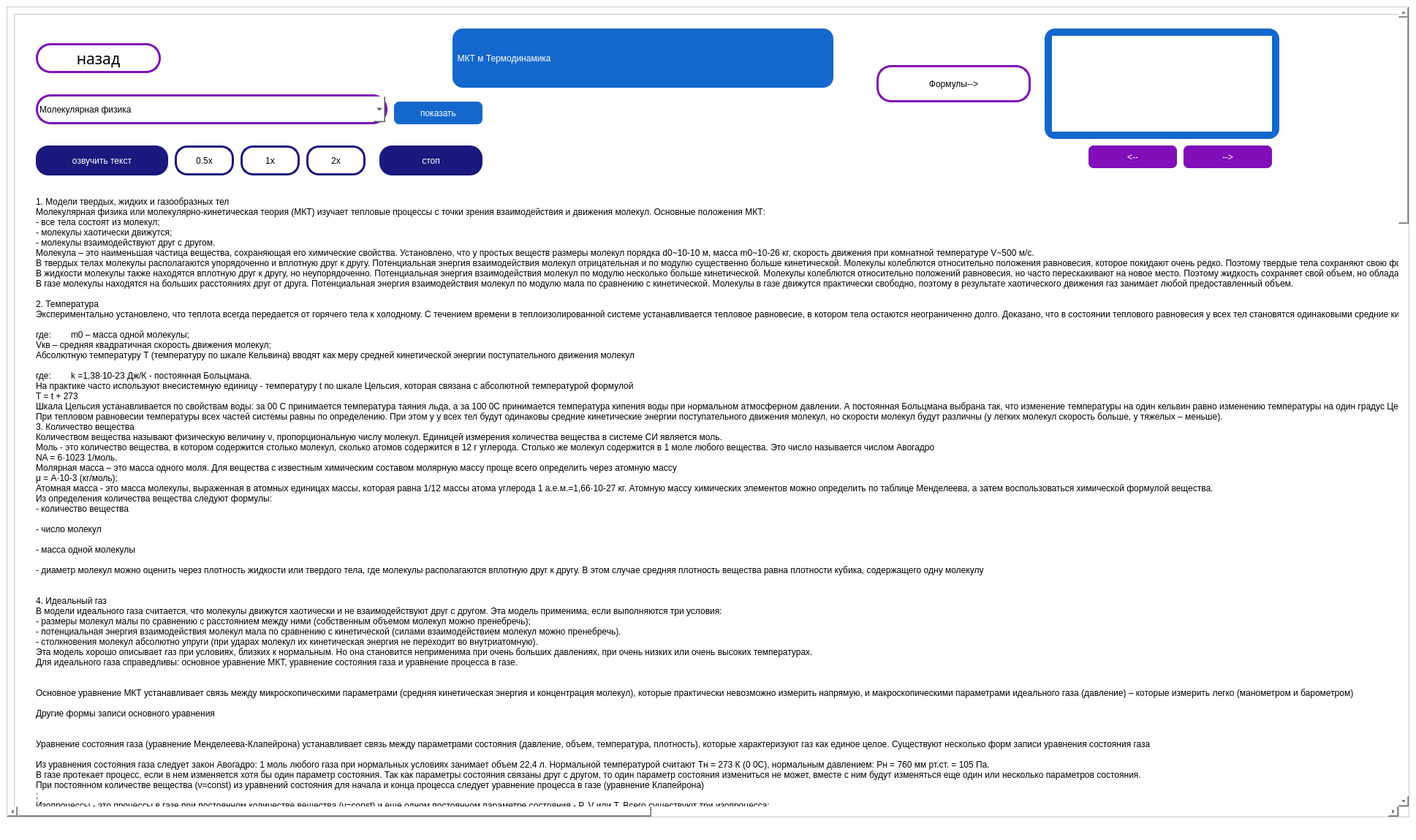
<?xml version="1.0" encoding="UTF-8"?>
<ui version="4.0">
 <class>MainWindow</class>
 <widget class="QMainWindow" name="MainWindow">
  <property name="geometry">
   <rect>
    <x>0</x>
    <y>0</y>
    <width>1937</width>
    <height>1149</height>
   </rect>
  </property>
  <property name="windowTitle">
   <string>MainWindow</string>
  </property>
  <property name="styleSheet">
   <string notr="true">background-color: rgb(255, 255, 255);</string>
  </property>
  <widget class="QWidget" name="centralwidget">
   <property name="styleSheet">
    <string notr="true"/>
   </property>
   <layout class="QVBoxLayout" name="verticalLayout">
    <item>
     <widget class="QScrollArea" name="scrollArea">
      <property name="styleSheet">
       <string notr="true">QSCrollBar:vertical{
	boder:none;
	
	background-color: rgb(255, 239, 112);
	width: 14px;
	margin: 15px 0 15px 0;
	boder-radius: 0px;
}
QScrollBar::handle:vertical{
	background-color: rgb(86, 34, 103);
	min-height: 30px;
	border-radius: 7px;
}

QScrollBar::handle:vertical:hoverl{
	
	background-color: rgb(255, 85, 127);
}

QScrollBar::handle:vertical:pressed{
	
	background-color: rgb(55, 115, 255);
}

</string>
      </property>
      <property name="widgetResizable">
       <bool>true</bool>
      </property>
      <widget class="QWidget" name="scrollAreaWidgetContents">
       <property name="geometry">
        <rect>
         <x>0</x>
         <y>0</y>
         <width>5018</width>
         <height>5018</height>
        </rect>
       </property>
       <layout class="QVBoxLayout" name="verticalLayout_2">
        <item>
         <widget class="QFrame" name="frame">
          <property name="minimumSize">
           <size>
            <width>5000</width>
            <height>5000</height>
           </size>
          </property>
          <property name="styleSheet">
           <string notr="true"/>
          </property>
          <property name="frameShape">
           <enum>QFrame::StyledPanel</enum>
          </property>
          <property name="frameShadow">
           <enum>QFrame::Raised</enum>
          </property>
          <widget class="QLabel" name="logoLabel">
           <property name="geometry">
            <rect>
             <x>220</x>
             <y>30</y>
             <width>321</width>
             <height>71</height>
            </rect>
           </property>
           <property name="text">
            <string/>
           </property>
          </widget>
          <widget class="QPushButton" name="backButton">
           <property name="geometry">
            <rect>
             <x>30</x>
             <y>40</y>
             <width>171</width>
             <height>41</height>
            </rect>
           </property>
           <property name="font">
            <font>
             <family>Sitka Text Semibold</family>
             <pointsize>16</pointsize>
             <weight>7</weight>
             <italic>false</italic>
             <bold>false</bold>
            </font>
           </property>
           <property name="styleSheet">
            <string notr="true">background-color: rgba(255, 255, 255);
color: rgb(0, 0, 0);
border-color: rgb(255, 255, 255);
font: 63 16pt &quot;Sitka Text Semibold&quot;;
border-radius: 20px;

border-width:3px;
border-style: solid;
border-color:  rgb(128, 15, 184);</string>
           </property>
           <property name="text">
            <string>назад</string>
           </property>
          </widget>
          <widget class="QLabel" name="label">
           <property name="geometry">
            <rect>
             <x>600</x>
             <y>20</y>
             <width>521</width>
             <height>81</height>
            </rect>
           </property>
           <property name="styleSheet">
            <string notr="true">font: 63 30pt &quot;Sitka Text Semibold&quot;;
background-color: rgb(20, 103, 204);
color: rgb(255, 255, 255);
	border-radius: 14px;</string>
           </property>
           <property name="text">
            <string>  МКТ м Термодинамика</string>
           </property>
          </widget>
          <widget class="QComboBox" name="comboBox">
           <property name="geometry">
            <rect>
             <x>30</x>
             <y>110</y>
             <width>481</width>
             <height>41</height>
            </rect>
           </property>
           <property name="styleSheet">
            <string notr="true">background-color: rgba(255, 255, 255);
color: rgb(0, 0, 0);
border-color: rgb(255, 255, 255);
font: 63 14pt &quot;Sitka Text Semibold&quot;;
border-radius: 20px;

border-width:3px;
border-style: solid;
border-color:  rgb(128, 15, 184);</string>
           </property>
           <item>
            <property name="text">
             <string>Молекулярная физика</string>
            </property>
           </item>
           <item>
            <property name="text">
             <string>Термодинамика</string>
            </property>
           </item>
          </widget>
          <widget class="QPushButton" name="showButton">
           <property name="geometry">
            <rect>
             <x>520</x>
             <y>120</y>
             <width>121</width>
             <height>31</height>
            </rect>
           </property>
           <property name="styleSheet">
            <string notr="true">font: 63 14pt &quot;Sitka Text Semibold&quot;;
background-color: rgb(20, 103, 204);
color: rgb(255, 255, 255);
border-radius: 7px;</string>
           </property>
           <property name="text">
            <string>показать</string>
           </property>
          </widget>
          <widget class="QLabel" name="textLabel">
           <property name="geometry">
            <rect>
             <x>30</x>
             <y>250</y>
             <width>3351</width>
             <height>4051</height>
            </rect>
           </property>
           <property name="styleSheet">
            <string notr="true">font: 12pt &quot;Palatino Linotype&quot;;</string>
           </property>
           <property name="text">
            <string>1. Модели твердых, жидких и газообразных тел
Молекулярная физика или молекулярно-кинетическая теория (МКТ) изучает тепловые процессы с точки зрения взаимодействия и движения молекул. Основные положения МКТ:
- все тела состоят из молекул;
- молекулы хаотически движутся;
- молекулы взаимодействуют друг с другом.
Молекула – это наименьшая частица вещества, сохраняющая его химические свойства. Установлено, что у простых веществ размеры молекул порядка d0~10-10 м, масса m0~10-26 кг, скорость движения при комнатной температуре V~500 м/с.
В твердых телах молекулы располагаются упорядоченно и вплотную друг к другу. Потенциальная энергия взаимодействия молекул отрицательная и по модулю существенно больше кинетической. Молекулы колеблются относительно положения равновесия, которое покидают очень редко. Поэтому твердые тела сохраняют свою форму и объем.
В жидкости молекулы также находятся вплотную друг к другу, но неупорядоченно. Потенциальная энергия взаимодействия молекул по модулю несколько больше кинетической. Молекулы колеблются относительно положений равновесия, но часто перескакивают на новое место. Поэтому жидкость сохраняет свой объем, но обладает текучестью – она принимает форму того сосуда, в котором находится.
В газе молекулы находятся на больших расстояниях друг от друга. Потенциальная энергия взаимодействия молекул по модулю мала по сравнению с кинетической. Молекулы в газе движутся практически свободно, поэтому в результате хаотического движения газ занимает любой предоставленный объем.

2. Температура
Экспериментально установлено, что теплота всегда передается от горячего тела к холодному. С течением времени в теплоизолированной системе устанавливается тепловое равновесие, в котором тела остаются неограниченно долго. Доказано, что в состоянии теплового равновесия у всех тел становятся одинаковыми средние кинетические энергии поступательного движения молекул

где:	m0 – масса одной молекулы;
Vкв – средняя квадратичная скорость движения молекул;
Абсолютную температуру Т (температуру по шкале Кельвина) вводят как меру средней кинетической энергии поступательного движения молекул

где:	k =1,38·10-23 Дж/К - постоянная Больцмана.
На практике часто используют внесистемную единицу - температуру t по шкале Цельсия, которая связана с абсолютной температурой формулой
T = t + 273
Шкала Цельсия устанавливается по свойствам воды: за 00 С принимается температура таяния льда, а за 100 0С принимается температура кипения воды при нормальном атмосферном давлении. А постоянная Больцмана выбрана так, что изменение температуры на один кельвин равно изменению температуры на один градус Цельсия  ΔT =Δt.
При тепловом равновесии температуры всех частей системы равны по определению. При этом у у всех тел будут одинаковы средние кинетические энергии поступательного движения молекул, но скорости молекул будут различны (у легких молекул скорость больше, у тяжелых – меньше).
3. Количество вещества
Количеством вещества называют физическую величину ν, пропорциональную числу молекул. Единицей измерения количества вещества в системе СИ является моль.
Моль - это количество вещества, в котором содержится столько молекул, сколько атомов содержится в 12 г углерода. Столько же молекул содержится в 1 моле любого вещества. Это число называется числом Авогадро
NA = 6·1023 1/моль.
Молярная масса – это масса одного моля. Для вещества с известным химическим составом молярную массу проще всего определить через атомную массу
μ = А·10-3 (кг/моль);
Атомная масса - это масса молекулы, выраженная в атомных единицах массы, которая равна 1/12 массы атома углерода 1 а.е.м.=1,66·10-27 кг. Атомную массу химических элементов можно определить по таблице Менделеева, а затем воспользоваться химической формулой вещества.
Из определения количества вещества следуют формулы:
- количество вещества
		
- число молекул
		
- масса одной молекулы 
		
- диаметр молекул можно оценить через плотность жидкости или твердого тела, где молекулы располагаются вплотную друг к другу. В этом случае средняя плотность вещества равна плотности кубика, содержащего одну молекулу
		

4. Идеальный газ
В модели идеального газа считается, что молекулы движутся хаотически и не взаимодействуют друг с другом. Эта модель применима, если выполняются три условия:
- размеры молекул малы по сравнению с расстоянием между ними (собственным объемом молекул можно пренебречь);
- потенциальная энергия взаимодействия молекул мала по сравнению с кинетической (силами взаимодействием молекул можно пренебречь).
- столкновения молекул абсолютно упруги (при ударах молекул их кинетическая энергия не переходит во внутриатомную).
Эта модель хорошо описывает газ при условиях, близких к нормальным. Но она становится неприменима при очень больших давлениях, при очень низких или очень высоких температурах.
Для идеального газа справедливы: основное уравнение МКТ, уравнение состояния газа и уравнение процесса в газе.


Основное уравнение МКТ устанавливает связь между микроскопическими параметрами (средняя кинетическая энергия и концентрация молекул), которые практически невозможно измерить напрямую, и макроскопическими параметрами идеального газа (давление) – которые измерить легко (манометром и барометром)

Другие формы записи основного уравнения
		

Уравнение состояния газа (уравнение Менделеева-Клапейрона) устанавливает связь между параметрами состояния (давление, объем, температура, плотность), которые характеризуют газ как единое целое. Существуют несколько форм записи уравнения состояния газа
				
Из уравнения состояния газа следует закон Авогадро: 1 моль любого газа при нормальных условиях занимает объем 22,4 л. Нормальной температурой считают Тн = 273 К (0 0С), нормальным давлением: Рн = 760 мм рт.ст. = 105 Па.
В газе протекает процесс, если в нем изменяется хотя бы один параметр состояния. Так как параметры состояния связаны друг с другом, то один параметр состояния измениться не может, вместе с ним будут изменяться еще один или несколько параметров состояния.
При постоянном количестве вещества (ν=const) из уравнений состояния для начала и конца процесса следует уравнение процесса в газе (уравнение Клапейрона)
;
Изопроцессы - это процессы в газе при постоянном количестве вещества (ν=const) и еще одном постоянном параметре состояния - P, V или T. Всего существуют три изопроцесса:
- изотермический процесс T=const (закон Бойля-Мариотта)
P1·V1= P2·V2
- изобарический процесс P=const (закон Гей-Люссака)

- изохорический процесс V=const (закон Шарля)

Пример 1. Стоящий вертикально цилиндрический закрытый сосуд высотой 1 м разделен на две части невесомым, скользящим без трения тонким поршнем. На какой высоте установится поршень, если в верхней части сосуда находится гелий, а в нижней – кислород? Массы газов в обеих частях равны. Силу тяжести можно не учитывать.
Решение. Из уравнений состояния кислорода (1) и гелия (2), с учетом равенства масс, температур и давлений, находим 
	

 						 = 0,11 м;

Пример 2. В запаянной с одного конца стеклянной трубке, расположенной горизонтально, находится столбик воздуха длиной l1=30,7см, запертый столбиком ртути (рисунок 1). Если трубку закрепить вертикально отверстием вниз, то длина воздушного столбика над ртутью будет равна l2=43,2  см (рисунок 2). Какова длина l ртутного столбика? Атмосферное давление 747 мм рт. ст. Температуру воздуха в трубке считать постоянной.
Решение. В столбике воздуха протекает изотермический процесс, поэтому можно записать
P1·V1= P2·V2;
Вводя обозначения: S – площадь сечения трубки; H – высота столба ртути, уравновешивающего атмосферное давление, получим

Отсюда находим длину ртутного столбика


Пример 3. Воздушный шар, оболочка которого имеет массу М=145 кг и объем V=230 м3, наполняется горячим воздухом при нормальном атмосферном давлении и температуре окружающего воздуха t0 =0 0С. Какую минимальную температуру t должен иметь воздух внутри оболочки, чтобы шар начал подниматься? Оболочка шара нерастяжима и имеет в нижней части небольшое отверстие.
Решение. На шар действует вниз сила тяжести оболочки и сила тяжести горячего воздуха, а вверх - сила Архимеда, то есть, вес вытесненного холодного воздуха
Mg + mg - m0g = 0
Массу горячего и холодного воздуха найдем из уравнений состояния
		
Так как в оболочке имеется отверстие, то давление в шаре равно наружному атмосферному давлению P = P0. Учитывая, что внутренний и наружный объемы шара примерно равны друг другу  V = V0, а молярная масса воздуха равна μ = 29·10-3 кг/моль найдем температуру внутри шара
		
t = 266 0C



5. Закон Дальтона для смеси газов
В сосуде со смесью идеальных газов каждый из газов занимает весь объем сосуда. Температуры всех газов одинаковы, так как газы находятся в тепловом равновесии.
Парциальным давлением одного из газов смеси называют давление, которое создает этот газ, когда он находится один в сосуде (другие газы отсутствуют).
Закон Дальтона утверждает, что полное давление смеси идеальных газов равно сумме их парциальных давлений
P=P1+P2+…
Физический смысл закона Дальтона заключается в том, что на парциальное давление данного газа присутствие других газов не влияет. Каждый газ смеси можно рассматривать независимо от других газов.
Смесь идеальных газов – это также идеальный газ. Молярная масса смеси газов зависит от ее состава. В частности, сухой воздух можно рассматривать как идеальный газ с молярной массой μ=29∙10-3 кг/моль.

6. Насыщенный пар
В реальном газе потенциальная энергия взаимодействия молекул хоть и мала, но не равна нулю. Если модуль потенциальной энергии превысит кинетическую энергию молекул, то газ превращается в жидкость. Это возможно при охлаждении или при сжатии. Газ, который превращается в жидкость, называют паром.
Насыщенным паром называют пар, находящийся в динамическом равновесии между вылетающими из жидкости и возвращающимися молекулами. Давление и плотность насыщенного пара зависят от температуры. Эти зависимости являются характеристикой вещества и приводятся в справочниках.
Для насыщенного пара уравнением состояния газа пользоваться можно, но уравнение процесса не выполняется, так как масса пара не остается постоянной: при сжатии пара он конденсируется, а при расширении - испаряется жидкость. В частности, при изотермическом изменении объема давление и плотность насыщенного пара не изменяются.
Пар, давление которого меньше давления насыщенного пара, называют ненасыщенным. Ненасыщенный пар – это обычный идеальный газ, для него справедливы и уравнение состояния и уравнение процесса.
Температура кипения жидкости зависит от давления окружающей среды. При увеличении давления температура кипения увеличивается, так как увеличивается и давление насыщенного пара, необходимое для образования пузырьков. И наоборот, при понижении давления окружающей среды температура кипения уменьшается.
При нормальном атмосферном давлении вода кипит при температуре 100 0C, поэтому при этой температуре давление насыщенного водяного пара равно Pн = 105 Па.

7. Влажность воздуха
Влажный воздух представляет собой газовую смесь водяного пара и сухого воздуха. По закону Дальтона каждый газ можно рассматривать независимо друг от друга.
Влажностью воздуха называют физические величины, определяющие количество водяного пара в воздухе. Из них наиболее распространенные:
а) давление водяного пара. Оно изменяется от нуля для абсолютно сухого воздуха до давления насыщенного пара. Давление насыщенного пара зависит только от температуры и приводится в таблице;
б) точка росы - это температура tр, при которой пар становится насыщенным в процессе его изобарического охлаждения. Точку росы измеряют обычно в градусах Цельсия. Если точка росы равна температуре окружающей среды, то пар - насыщенный, если меньше - то пар ненасыщенный. Чем больше разность между температурой воздуха и точкой росы, тем воздух более сухой.



в) плотность водяного пара (или абсолютная влажность)- это масса пара в единице объема Плотность водяного пара изменяется от нуля до плотности насыщенного пара. Плотность водяного пара связана с его давлением уравнением состояния
		
г) относительная влажность - это отношение фактического давления водяного пара, содержащегося в воздухе, к давлению насыщенного пара при данной температуре. Так как плотность водяного пара пропорциональна его давлению, то относительную влажность можно выразить и через плотность пара
		
Относительная влажность характеризует близость водяного пара к состоянию насыщения. Чаще всего ее измеряют в процентах. Относительная влажность насыщенного пара равна 100%. При такой влажности вода находится в равновесии со своим насыщенным паром и не испаряется. Если влажность воздуха меньше 100%, то вода будет испаряться. Чем меньше относительная влажность (чем более сухой воздух), тем больше скорость испарения воды.
Относительную влажность измеряют психрометром, который представляет собой два термометра – сухой и влажный. Сухой термометр измеряет фактическую температуру в помещении. Показания влажного термометра будут меньше, так как при испарении влаги он охлаждается. Зная фактическую температуру и разность показаний термометров, можно определить относительную влажность воздуха по психрометрической таблице.

Пример 1. Сосуды с газами под давлением 100 и 600 кПа имеют объем 2 л и 3 л соответственно. Сосуды соединяют небольшой трубкой. Каково установившееся давление в сосудах при неизменной температуре?
Решение. Каждый газ смеси можно рассматривать независимо от других газов. Первый газ изотермически расширяется от объема V1 = 2 л до объема V1+V2 = 5л, а второй газ - от объема V2 = 3 л до объема V1+V2=5л. Из уравнений изотермического процесса 
P1V1 = Pp1 (V1+V2) 		P2V2 = Pp2 (V1+V2)
найдем парциальные давления каждого газа
			
По закону Дальтона полное давление смеси равно сумме парциальных давлений, поэтому

	= 400 кПа;

Пример 2. Сосуд объемом V =10 л заполнен сухим воздухом при давлении P1= 0,10 МПа и температуре t1 =10 °С. Каково будет давление влажного воздуха, если в сосуд налить воду массой m=10 г и нагреть его до температуры t2=100 °С?
Решение. Водяной пар и сухой воздух рассматриваем независимо друг от друга.
а) водяной пар. Если вода испарится вся, то парциальное давление пара будет равно

= 1,72·105 Па;

Эта величина превышает давление насыщенного пара Pн = 105 Па. Следовательно, вода испарится не вся, а парциальное давление пара будет равно давлению насыщенного пара.
б) сухой воздух. Парциальное давление сухого воздуха найдем из уравнения изохорического процесса
	
По закону Дальтона давление влажного воздуха равно сумме парциальных давлений водяного пара и сухого воздуха


Пример 3. В цилиндре под поршнем содержится воздух с относительной влажностью φ=80% при температуре 100 °С и нормальном атмосферном давлении. Каким будет давление в цилиндре, если объем воздуха изотермически уменьшить в n = 2 раза?
Решение. Водяной пар и сухой воздух рассматриваем независимо друг от друга.
а) водяной пар. 	При температуре 100 0С давление насыщенного водяного пара равно Pн=105 Па. В начале процесса давление водяного пара равно
Pn1= φPн = 0,8·105 Па.
После изотермического сжатия в 2 раза пар станет пересыщенным и часть его превратится в жидкость, а давление пара станет равным давлению насыщенного пара
Pп2 = Pн = 105 Па.
б) сухой воздух. Давление сухого воздуха в начале процесса равно
Pс1 = P0 - Pп1 = 0,2·105 Па.
 После изотермического сжатия в 2 раза давление сухого воздуха будет равно
Pс2 = Pс1·n = 0,4·105 Па;
По закону Дальтона полное давление влажного воздуха равно сумме парциальных давлений
P2 = Pп2 + Pс2 = 1,4·105 Па.

</string>
           </property>
           <property name="alignment">
            <set>Qt::AlignLeading|Qt::AlignLeft|Qt::AlignTop</set>
           </property>
          </widget>
          <widget class="QLabel" name="photoLabel">
           <property name="geometry">
            <rect>
             <x>1420</x>
             <y>30</y>
             <width>301</width>
             <height>131</height>
            </rect>
           </property>
           <property name="text">
            <string/>
           </property>
          </widget>
          <widget class="QPushButton" name="returnButton">
           <property name="geometry">
            <rect>
             <x>1470</x>
             <y>180</y>
             <width>121</width>
             <height>31</height>
            </rect>
           </property>
           <property name="styleSheet">
            <string notr="true">font: 63 14pt &quot;Sitka Text Semibold&quot;;
background-color: rgb(128, 15, 184);
color: rgb(255, 255, 255);
border-radius: 7px;</string>
           </property>
           <property name="text">
            <string>&lt;--</string>
           </property>
          </widget>
          <widget class="QPushButton" name="nextButton">
           <property name="geometry">
            <rect>
             <x>1600</x>
             <y>180</y>
             <width>121</width>
             <height>31</height>
            </rect>
           </property>
           <property name="styleSheet">
            <string notr="true">font: 63 14pt &quot;Sitka Text Semibold&quot;;
background-color: rgb(128, 15, 184);
color: rgb(255, 255, 255);
border-radius: 7px;</string>
           </property>
           <property name="text">
            <string>--&gt;</string>
           </property>
          </widget>
          <widget class="QLabel" name="label_2">
           <property name="geometry">
            <rect>
             <x>1180</x>
             <y>70</y>
             <width>211</width>
             <height>51</height>
            </rect>
           </property>
           <property name="styleSheet">
            <string notr="true">background-color: rgba(255, 255, 255);
color: rgb(0, 0, 0);
border-color: rgb(255, 255, 255);
font: 63 16pt &quot;Sitka Text Semibold&quot;;
border-radius: 20px;

border-width:3px;
border-style: solid;
border-color:  rgb(128, 15, 184);</string>
           </property>
           <property name="text">
            <string>Формулы--&gt;</string>
           </property>
           <property name="alignment">
            <set>Qt::AlignCenter</set>
           </property>
          </widget>
          <widget class="QLabel" name="label_3">
           <property name="geometry">
            <rect>
             <x>1410</x>
             <y>20</y>
             <width>321</width>
             <height>151</height>
            </rect>
           </property>
           <property name="styleSheet">
            <string notr="true">font: 63 30pt &quot;Sitka Text Semibold&quot;;
background-color: rgb(20, 103, 204);
color: rgb(255, 255, 255);
	border-radius: 14px;</string>
           </property>
           <property name="text">
            <string/>
           </property>
          </widget>
          <widget class="QPushButton" name="speakButton">
           <property name="geometry">
            <rect>
             <x>30</x>
             <y>180</y>
             <width>181</width>
             <height>41</height>
            </rect>
           </property>
           <property name="layoutDirection">
            <enum>Qt::LeftToRight</enum>
           </property>
           <property name="styleSheet">
            <string notr="true">font: 63 14pt &quot;Sitka Text Semibold&quot;;
background-color: rgb(27, 24, 126);
color: rgb(255, 255, 255);
border-radius: 17px;</string>
           </property>
           <property name="text">
            <string>озвучить текст</string>
           </property>
          </widget>
          <widget class="QPushButton" name="speed05Button">
           <property name="geometry">
            <rect>
             <x>220</x>
             <y>180</y>
             <width>81</width>
             <height>41</height>
            </rect>
           </property>
           <property name="styleSheet">
            <string notr="true">font: 63 14pt &quot;Sitka Text Semibold&quot;;
border-radius: 7px;
border-radius: 17px;

border-width:3px;
border-style: solid;
border-color:rgb(27, 24, 126);</string>
           </property>
           <property name="text">
            <string>0.5x</string>
           </property>
          </widget>
          <widget class="QPushButton" name="speed1Button">
           <property name="geometry">
            <rect>
             <x>310</x>
             <y>180</y>
             <width>81</width>
             <height>41</height>
            </rect>
           </property>
           <property name="styleSheet">
            <string notr="true">font: 63 14pt &quot;Sitka Text Semibold&quot;;
border-radius: 7px;
border-radius: 17px;

border-width:3px;
border-style: solid;
border-color:rgb(27, 24, 126);</string>
           </property>
           <property name="text">
            <string>1x</string>
           </property>
          </widget>
          <widget class="QPushButton" name="speed2Button">
           <property name="geometry">
            <rect>
             <x>400</x>
             <y>180</y>
             <width>81</width>
             <height>41</height>
            </rect>
           </property>
           <property name="styleSheet">
            <string notr="true">font: 63 14pt &quot;Sitka Text Semibold&quot;;
border-radius: 7px;
border-radius: 17px;

border-width:3px;
border-style: solid;
border-color:rgb(27, 24, 126);</string>
           </property>
           <property name="text">
            <string>2x</string>
           </property>
          </widget>
          <widget class="QPushButton" name="stopButton">
           <property name="geometry">
            <rect>
             <x>500</x>
             <y>180</y>
             <width>141</width>
             <height>41</height>
            </rect>
           </property>
           <property name="styleSheet">
            <string notr="true">font: 63 14pt &quot;Sitka Text Semibold&quot;;
background-color: rgb(27, 24, 126);
color: rgb(255, 255, 255);
border-radius: 17px;</string>
           </property>
           <property name="text">
            <string>стоп</string>
           </property>
          </widget>
          <zorder>label_3</zorder>
          <zorder>logoLabel</zorder>
          <zorder>backButton</zorder>
          <zorder>label</zorder>
          <zorder>comboBox</zorder>
          <zorder>showButton</zorder>
          <zorder>textLabel</zorder>
          <zorder>photoLabel</zorder>
          <zorder>returnButton</zorder>
          <zorder>nextButton</zorder>
          <zorder>label_2</zorder>
          <zorder>speakButton</zorder>
          <zorder>speed05Button</zorder>
          <zorder>speed1Button</zorder>
          <zorder>speed2Button</zorder>
          <zorder>stopButton</zorder>
         </widget>
        </item>
       </layout>
      </widget>
     </widget>
    </item>
   </layout>
  </widget>
  <widget class="QMenuBar" name="menubar">
   <property name="geometry">
    <rect>
     <x>0</x>
     <y>0</y>
     <width>1937</width>
     <height>21</height>
    </rect>
   </property>
  </widget>
  <widget class="QStatusBar" name="statusbar"/>
 </widget>
 <resources/>
 <connections/>
</ui>
